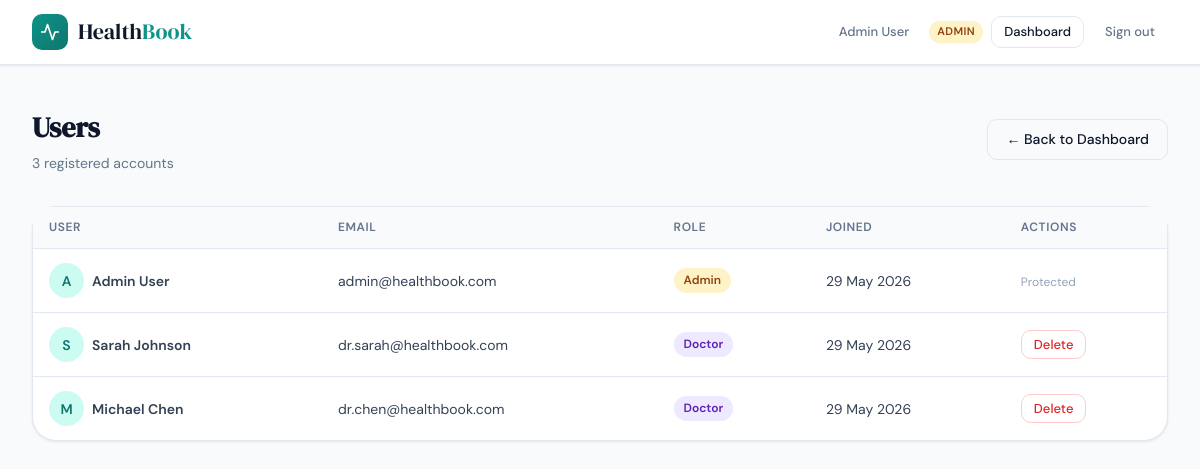
/admin/users (signed in), run on an earlier commit of the app's database.
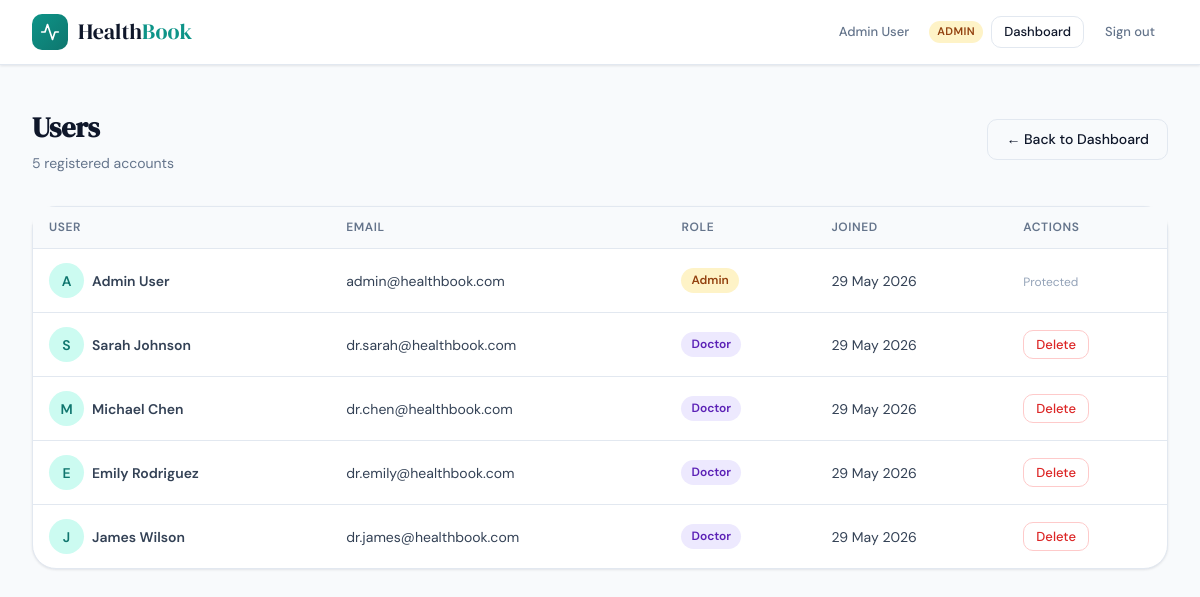
And on a later commit of the database.
### run.py (models this page shows, shortened)
class User(db.Model):
    __tablename__ = 'users'
    id = db.Column(db.Integer, primary_key=True)
    name = db.Column(db.String(80), nullable=False)
    email = db.Column(db.String(120), unique=True, nullable=False)
    password_hash = db.Column(db.String(200), nullable=False)
    role = db.Column(db.String(20), default='patient')
    phone = db.Column(db.String(20))
    created_at = db.Column(db.DateTime, default=datetime.utcnow)
    @property
    def is_authenticated(self):
        return True

### run.py (the view)
@app.route('/admin/users')
@login_required
def manage_users():
    if current_user.role != 'admin':
        flash('Access denied', 'danger')
        return redirect(url_for('index'))
    users = User.query.all()
    return render_template('users.html', users=users)

### run.py (called while the page is built)
@login_manager.user_loader
def load_user(user_id):
    return User.query.get(int(user_id))

### templates/users.html
{% extends "base.html" %}
{% block content %}
<div class="page">
  <div class="page-head">
    <div>
      <h1 class="page-title">Users</h1>
      <p class="page-subtitle">{{ users|length }} registered account{% if users|length != 1 %}s{% endif %}</p>
    </div>
    <a href="/admin/dashboard" class="btn btn-outline">← Back to Dashboard</a>
  </div>
  <div class="card">
    <div class="table-wrap">
      <table class="table">
        <thead>
          <tr>
            <th>User</th>
            <th>Email</th>
            <th>Role</th>
            <th>Joined</th>
            <th>Actions</th>
          </tr>
        </thead>
        <tbody>
          {% for user in users %}
          <tr>
            <td>
              <div style="display: flex; align-items: center; gap: 8px;">
                <div class="avatar" style="width: 35px; height: 35px; border-radius: 50%; display: flex; align-items: center; justify-content: center; background: #ccfbf1; color: #0f766e;">
                  {{ user.name[0]|upper }}
                </div>
                <span style="font-weight: 600;">{{ user.name }}</span>
              </div>
            </td>
            <td>{{ user.email }}</td>
            <td>
              {% if user.role == 'admin' %}
                <span class="badge badge-admin">Admin</span>
              {% elif user.role == 'doctor' %}
                <span class="badge badge-doctor">Doctor</span>
              {% else %}
                <span class="badge badge-patient">Patient</span>
              {% endif %}
            </td>
            <td>{{ user.created_at.strftime('%d %b %Y') if user.created_at else 'N/A' }}</td>
            <td>
              {% if user.role != 'admin' %}
                <form method="POST" action="/admin/users/{{ user.id }}/delete" onsubmit="return confirm('Delete user {{ user.name }}? This will also delete all their appointments.')" style="display: inline;">
                  <button type="submit" class="btn btn-danger btn-sm">Delete</button>
                </form>
              {% else %}
                <span style="color: var(--soft); font-size: 12px;">Protected</span>
              {% endif %}
            </td>
          </tr>
          {% endfor %}
        </tbody>
      </table>
    </div>
  </div>
</div>
{% endblock %}

### templates/base.html (shortened to what this page needs)
<!DOCTYPE html>
<html lang="en">
<head>
</head>
<body>
<nav>
  <div class="nav-inner">
    <a class="nav-brand" href="/">
      <div class="nav-brand-icon">
        <svg viewBox="0 0 24 24" fill="none" stroke="white" stroke-width="2" stroke-linecap="round" stroke-linejoin="round">
          <path d="M22 12h-4l-3 9L9 3l-3 9H2"/>
        </svg>
      </div>
      <span class="nav-brand-name">Health<span>Book</span></span>
    </a>
    <div class="nav-links">
      {% if current_user.is_authenticated %}
        <span class="nav-user">{{ current_user.name }}</span>
        <span class="nav-badge {{ current_user.role }}">{{ current_user.role }}</span>
        {% if current_user.role == 'admin' %}
          <a class="btn btn-outline btn-sm" href="/admin/dashboard">Dashboard</a>
        {% else %}
          <a class="btn btn-outline btn-sm" href="/appointments">My Appointments</a>
        {% endif %}
        <a class="btn btn-ghost btn-sm" href="/logout">Sign out</a>
      {% else %}
        <a class="btn btn-ghost btn-sm" href="/login">Sign in</a>
        <a class="btn btn-primary btn-sm" href="/register">Get started</a>
      {% endif %}
    </div>
  </div>
</nav>
{% block content %}{% endblock %}
</body>
</html>

What changed in the data, as far as the page shows it:
added User: name "E", name "Emily Rodriguez", email "dr.emily@healthbook.com", role "Doctor", created_at "29 May 2026"
added User: name "J", name "James Wilson", email "dr.james@healthbook.com", role "Doctor", created_at "29 May 2026"
Also different on the page:
{{ users|length }}: "3" → "5"
